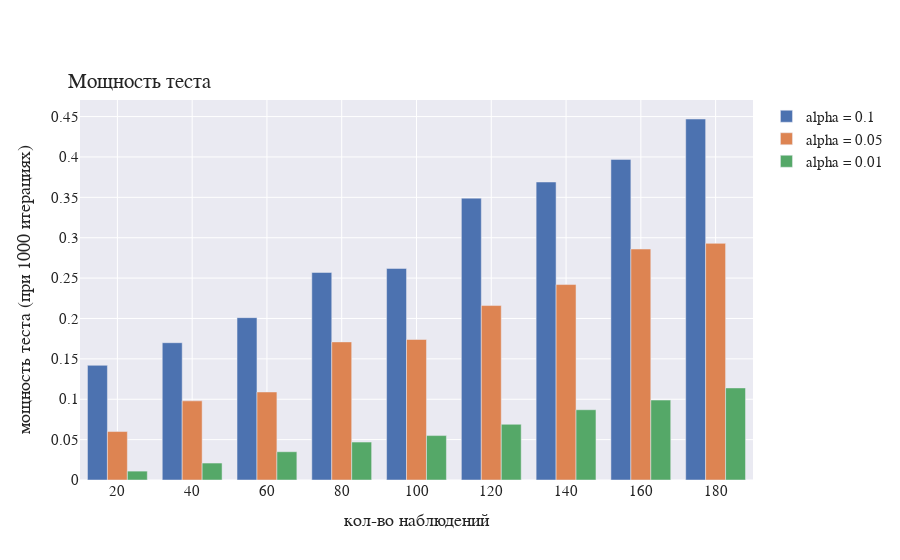
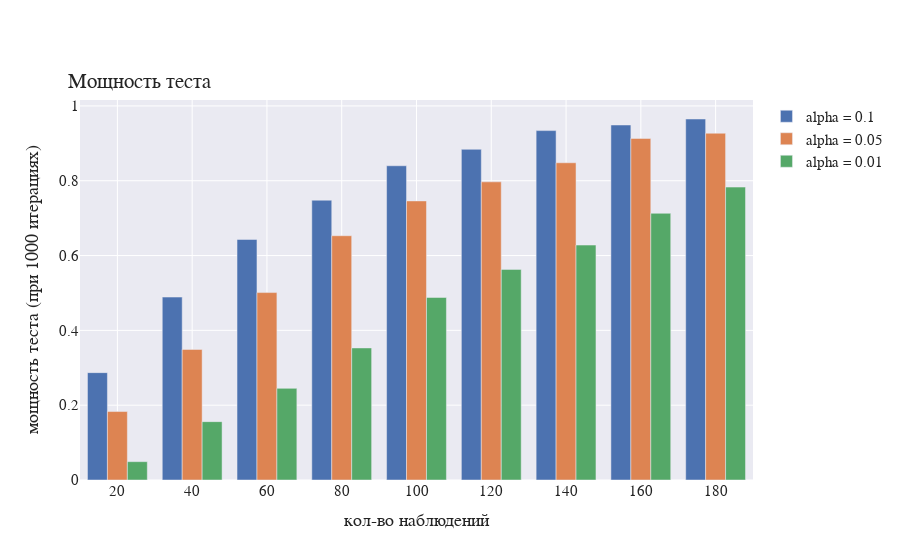
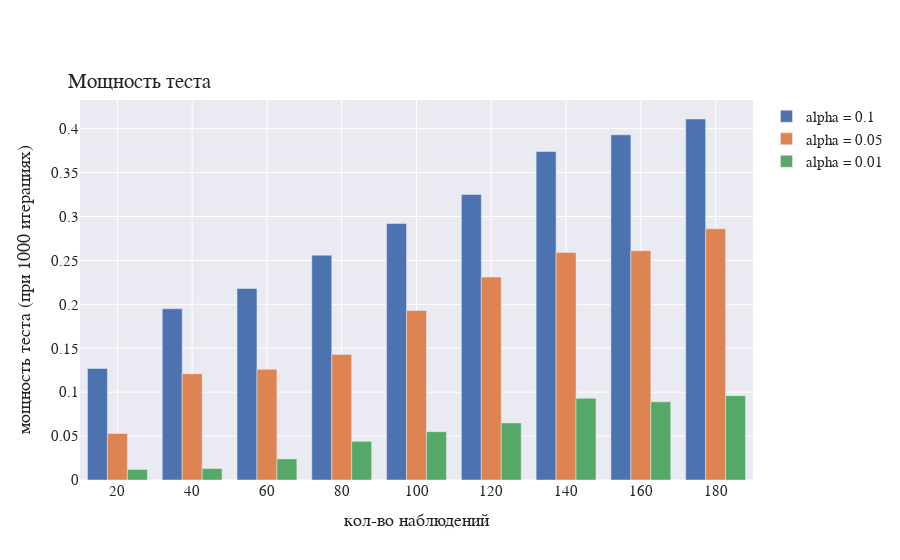
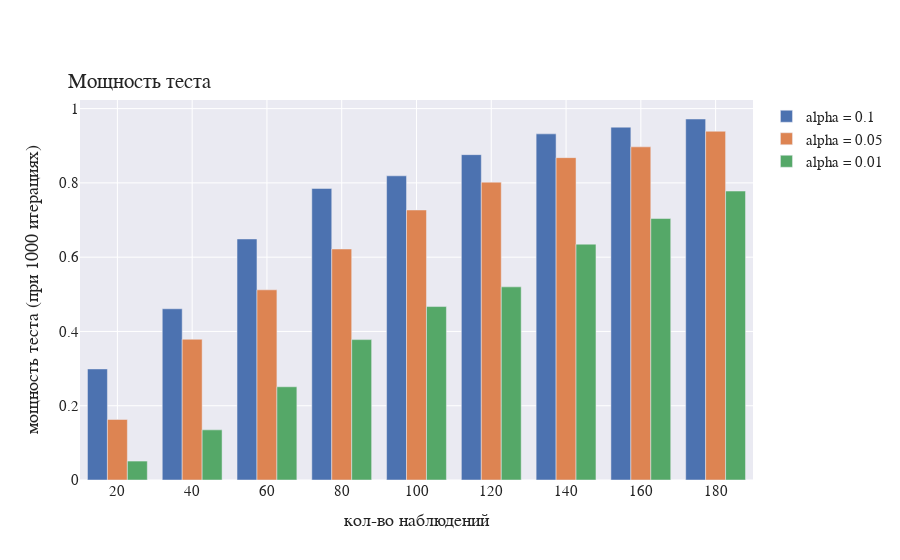

The notebook cell these images were saved under, in order:
### Code cell
for _ in range(10):
    stcks= ['i', 'j', 'k']

    corr = [[1, 0.2, 0], \
            [0.2, 1, 0], \
            [0, 0, 1]]

    test_rates(corr, stcks, 'simple', alpha_list=[0.1, 0.05, 0.01], iters=1000, title='Мощность теста', \
               title_x='кол-во наблюдений' , title_y='мощность теста (при 1000 итерациях)')

    corr = [[1, 0.5, 0], \
            [0.5, 1, 0], \
            [0, 0, 1]]

    test_rates(corr, stcks, 'simple', alpha_list=[0.1, 0.05, 0.01], iters=1000, title='Мощность теста', \
               title_x='кол-во наблюдений' , title_y='мощность теста (при 1000 итерациях)')



    stcks= ['i', 'j', 'k', 'l']

    corr = [[1, 0.2, 0, 0], \
            [0.2, 1, 0, 0], \
            [0, 0, 1, 0], \
            [0, 0, 0, 1]]

    test_rates(corr, stcks, 'simple', alpha_list=[0.1, 0.05, 0.01], iters=1000, title='Мощность теста', \
               title_x='кол-во наблюдений' , title_y='мощность теста (при 1000 итерациях)')

    corr = [[1, 0.5, 0, 0], \
            [0.5, 1, 0, 0], \
            [0, 0, 1, 0], \
            [0, 0, 0, 1]]

    test_rates(corr, stcks, 'simple', alpha_list=[0.1, 0.05, 0.01], iters=1000, title='Мощность теста', \
               title_x='кол-во наблюдений' , title_y='мощность теста (при 1000 итерациях)')

### Figure 1 — Plotly figure (JSON) as saved in the notebook; plotly's stock layout.template omitted (floating-point values rounded to 4 significant figures)
{"data": [{"name": "alpha = 0.1", "type": "bar", "x": [20, 40, 60, 80, 100, 120, 140, 160, 180], "y": [0.142, 0.17, 0.201, 0.257, 0.262, 0.349, 0.369, 0.397, 0.447]}, {"name": "alpha = 0.05", "type": "bar", "x": [20, 40, 60, 80, 100, 120, 140, 160, 180], "y": [0.06, 0.098, 0.109, 0.171, 0.174, 0.216, 0.242, 0.286, 0.293]}, {"name": "alpha = 0.01", "type": "bar", "x": [20, 40, 60, 80, 100, 120, 140, 160, 180], "y": [0.011, 0.021, 0.035, 0.047, 0.055, 0.069, 0.087, 0.099, 0.114]}], "layout": {"font": {"family": "Courier", "size": 15}, "title": {"text": "Мощность теста", "x": 0.075, "xanchor": "left", "y": 0.87, "yanchor": "top"}, "xaxis": {"title": {"text": "кол-во наблюдений"}}, "yaxis": {"title": {"text": "мощность теста (при 1000 итерациях)"}}}}

### Figure 2 — Plotly figure (JSON) as saved in the notebook; plotly's stock layout.template omitted (floating-point values rounded to 4 significant figures)
{"data": [{"name": "alpha = 0.1", "type": "bar", "x": [20, 40, 60, 80, 100, 120, 140, 160, 180], "y": [0.287, 0.489, 0.643, 0.748, 0.84, 0.884, 0.934, 0.949, 0.965]}, {"name": "alpha = 0.05", "type": "bar", "x": [20, 40, 60, 80, 100, 120, 140, 160, 180], "y": [0.183, 0.349, 0.501, 0.653, 0.746, 0.797, 0.848, 0.913, 0.927]}, {"name": "alpha = 0.01", "type": "bar", "x": [20, 40, 60, 80, 100, 120, 140, 160, 180], "y": [0.049, 0.156, 0.245, 0.353, 0.488, 0.563, 0.628, 0.713, 0.783]}], "layout": {"font": {"family": "Courier", "size": 15}, "title": {"text": "Мощность теста", "x": 0.075, "xanchor": "left", "y": 0.87, "yanchor": "top"}, "xaxis": {"title": {"text": "кол-во наблюдений"}}, "yaxis": {"title": {"text": "мощность теста (при 1000 итерациях)"}}}}

### Figure 3 — Plotly figure (JSON) as saved in the notebook; plotly's stock layout.template omitted (floating-point values rounded to 4 significant figures)
{"data": [{"name": "alpha = 0.1", "type": "bar", "x": [20, 40, 60, 80, 100, 120, 140, 160, 180], "y": [0.127, 0.195, 0.218, 0.256, 0.292, 0.325, 0.374, 0.393, 0.411]}, {"name": "alpha = 0.05", "type": "bar", "x": [20, 40, 60, 80, 100, 120, 140, 160, 180], "y": [0.053, 0.121, 0.126, 0.143, 0.193, 0.231, 0.259, 0.261, 0.286]}, {"name": "alpha = 0.01", "type": "bar", "x": [20, 40, 60, 80, 100, 120, 140, 160, 180], "y": [0.012, 0.013, 0.024, 0.044, 0.055, 0.065, 0.093, 0.089, 0.096]}], "layout": {"font": {"family": "Courier", "size": 15}, "title": {"text": "Мощность теста", "x": 0.075, "xanchor": "left", "y": 0.87, "yanchor": "top"}, "xaxis": {"title": {"text": "кол-во наблюдений"}}, "yaxis": {"title": {"text": "мощность теста (при 1000 итерациях)"}}}}

### Figure 4 — Plotly figure (JSON) as saved in the notebook; plotly's stock layout.template omitted (floating-point values rounded to 4 significant figures)
{"data": [{"name": "alpha = 0.1", "type": "bar", "x": [20, 40, 60, 80, 100, 120, 140, 160, 180], "y": [0.299, 0.461, 0.649, 0.785, 0.819, 0.876, 0.932, 0.95, 0.972]}, {"name": "alpha = 0.05", "type": "bar", "x": [20, 40, 60, 80, 100, 120, 140, 160, 180], "y": [0.163, 0.379, 0.512, 0.622, 0.727, 0.802, 0.868, 0.897, 0.939]}, {"name": "alpha = 0.01", "type": "bar", "x": [20, 40, 60, 80, 100, 120, 140, 160, 180], "y": [0.051, 0.135, 0.251, 0.378, 0.467, 0.52, 0.635, 0.704, 0.778]}], "layout": {"font": {"family": "Courier", "size": 15}, "title": {"text": "Мощность теста", "x": 0.075, "xanchor": "left", "y": 0.87, "yanchor": "top"}, "xaxis": {"title": {"text": "кол-во наблюдений"}}, "yaxis": {"title": {"text": "мощность теста (при 1000 итерациях)"}}}}
